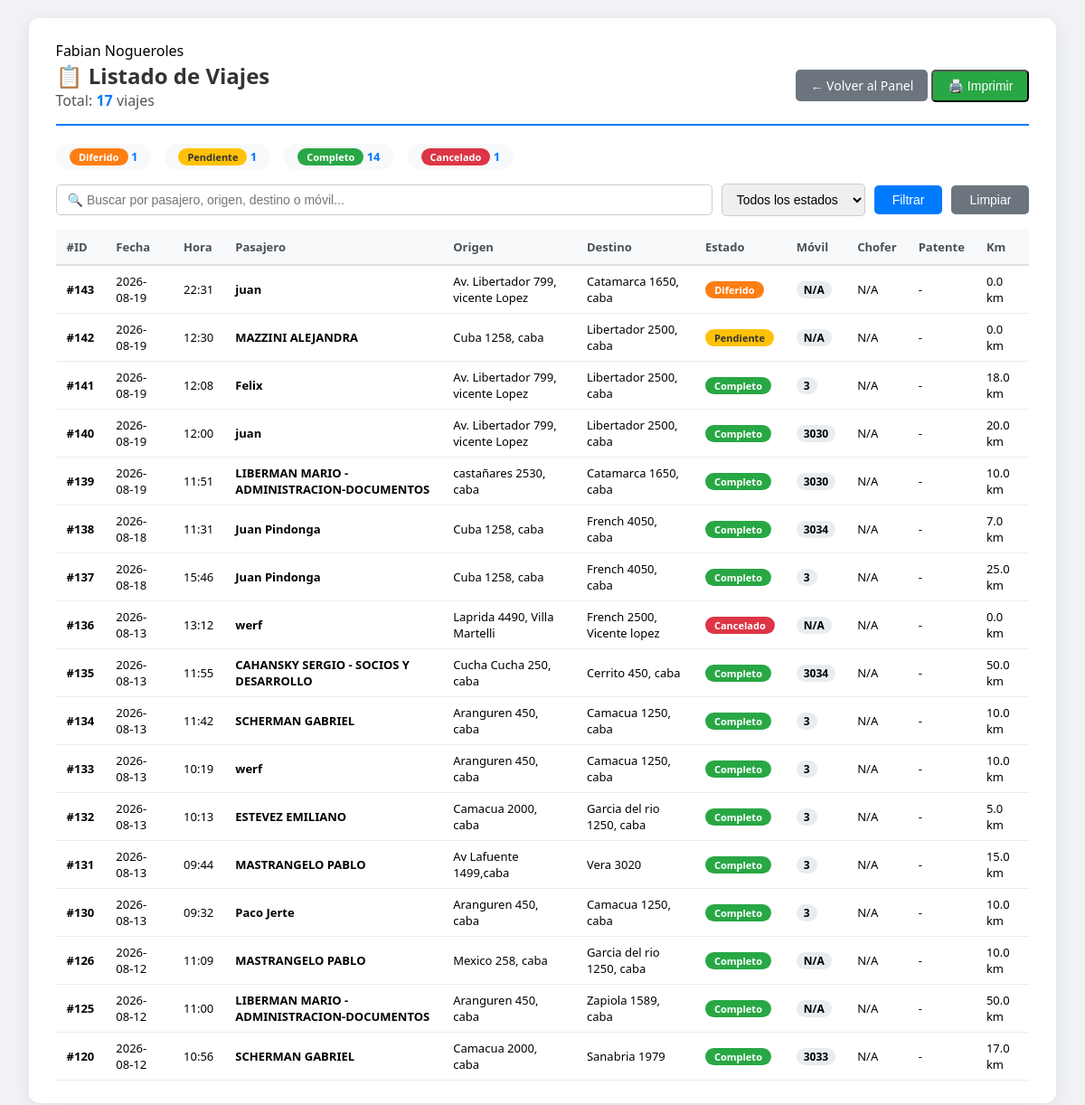
The app's page /php/contaduria/lista_viajes_completa.php (signed in) with its own data.
### tables this page shows
CREATE TABLE `usuarios` (
  `id` int(4) NOT NULL AUTO_INCREMENT,
  `nombre` varchar(50) NOT NULL,
  `telefono` int(10) NOT NULL,
  `email` varchar(50) NOT NULL,
  `password` varchar(100) NOT NULL,
  `permisos` varchar(15) NOT NULL,
  `estado` varchar(15) NOT NULL,
  `nom_apellido` varchar(50) NOT NULL,
  PRIMARY KEY (`id`)
);

CREATE TABLE `viajes_despacho` (
  `id` int(20) NOT NULL AUTO_INCREMENT,
  `cel_pasaj` int(10) NOT NULL,
  `nombre_pasaj` varchar(50) NOT NULL,
  `direccion_origen` varchar(70) NOT NULL,
  `direccion_destino` varchar(70) DEFAULT NULL,
  `obs_operador` varchar(500) NOT NULL,
  `obs_pasaj` varchar(500) NOT NULL,
  `estado` varchar(15) NOT NULL,
  `diferido` varchar(20) NOT NULL,
  `fecha` date DEFAULT NULL,
  `hora` varchar(11) DEFAULT NULL,
  `categoria_movil` varchar(15) NOT NULL,
  `origen_lat` decimal(10,8) DEFAULT NULL,
  `origen_lng` decimal(11,8) DEFAULT NULL,
  `destino_lat` decimal(10,8) DEFAULT NULL,
  `destino_lng` decimal(11,8) DEFAULT NULL,
  `cc` int(4) DEFAULT NULL,
  `centro_de_costo` int(4) DEFAULT NULL,
  `id_autorizante` int(11) DEFAULT NULL,
  `obs_viaje` varchar(255) NOT NULL,
  `id_chofer` int(4) NOT NULL,
  `asignado_a` int(4) DEFAULT 0,
  `fecha_asignacion` datetime DEFAULT NULL,
  `id_cc` int(4) DEFAULT NULL,
  `km_recorridos` decimal(10,2) NOT NULL,
  `peajes` decimal(5,2) NOT NULL,
  `tiempo_espera` int(10) NOT NULL,
  `observaciones_finalizacion` varchar(100) NOT NULL,
  `fecha_finalizacion` date DEFAULT NULL,
  `chofer_nombre_hist` varchar(100) DEFAULT NULL,
  `chofer_apellido_hist` varchar(100) DEFAULT NULL,
  `chofer_celular_hist` varchar(20) DEFAULT NULL,
  `vehiculo_marca_hist` varchar(50) DEFAULT NULL,
  `vehiculo_modelo_hist` varchar(50) DEFAULT NULL,
  `vehiculo_patente_hist` varchar(20) DEFAULT NULL,
  `vehiculo_color_hist` varchar(20) DEFAULT NULL,
  PRIMARY KEY (`id`)
);

### funciones/funciones.php (called while the page is built, shortened)
<?php
function nombre_usuario() {
    $id = $_SESSION['id_usuario'];
    $sql = "SELECT * FROM usuarios WHERE id = :id LIMIT 1";
    $pdo = conexion();
    $stmt = $pdo->prepare($sql);
    $stmt->bindParam(':id', $id, PDO::PARAM_INT);
    $stmt->execute();
    $row = $stmt->fetch(PDO::FETCH_ASSOC);
    return [
        'id' => $id,
        'nombre' => $row['nom_apellido'] ?? ''
    ];
}
function conexion()
{
    $host = 'localhost';
    $db   = 'app_viajes';
    $user = 'root';
    $pass = 'belgrado';
    try {
        $dsn = "mysql:host=$host;dbname=$db;charset=utf8mb4";
        $conn = new PDO($dsn, $user, $pass, [
            PDO::ATTR_ERRMODE => PDO::ERRMODE_EXCEPTION,
            PDO::ATTR_DEFAULT_FETCH_MODE => PDO::FETCH_ASSOC,
            PDO::MYSQL_ATTR_INIT_COMMAND => "SET NAMES utf8mb4"
        ]);
        return $conn;
    } catch (PDOException $e) {
        echo "Error de conexión: " . $e->getMessage();
    }
}
?>

### php/contaduria/lista_viajes_completa.php (the view, shortened to what this page needs)
<?php
include_once "../../funciones/funciones.php";
$conn = conexion();
$usuario = nombre_usuario();
$nombre_usuario = $usuario['nombre'];
$sql = "SELECT
            vd.id,
            vd.fecha,
            vd.hora,
            vd.nombre_pasaj,
            vd.direccion_origen,
            vd.direccion_destino,
            vd.estado,
            vd.asignado_a,
            vd.fecha_asignacion,
            vd.fecha_finalizacion,
            vd.km_recorridos,
            c.nombre AS chofer_nombre,
            c.apellido AS chofer_apellido,
            ve.patente AS vehiculo_patente,
            (SELECT movil FROM recorridos_viaje WHERE id_viaje = vd.id ORDER BY id DESC LIMIT 1) AS movil_historico
        FROM viajes_despacho vd
        LEFT JOIN choferes c ON c.movil = vd.asignado_a
        LEFT JOIN vehiculos ve ON ve.id_chofer = c.id
        ORDER BY vd.id DESC";
$stmt = $conn->prepare($sql);
$stmt->execute();
$viajes = $stmt->fetchAll(PDO::FETCH_ASSOC);
$estados = [];
foreach ($viajes as $v) {
    $estado = $v['estado'] ?? 'Sin estado';
    $estados[$estado] = ($estados[$estado] ?? 0) + 1;
}
?>
<!DOCTYPE html>
<html lang="es">
<head>
    <link rel="stylesheet" href="../../../css/estilos.css">
</head>
<body>
    <div class="container">
        <span <strong><?php echo $nombre_usuario ?></strong></span>
        <div class="header">
            <div>
                <h1>📋 Listado de Viajes</h1>
                <span class="total">Total: <strong><?= count($viajes) ?></strong> viajes</span>
            </div>
            <div class="no-print">
                <a href="../inicio_0.php" class="btn-volver">← Volver al Panel</a>
                <button class="btn-volver" onclick="window.print()" style="background:#28a745;">🖨️ Imprimir</button>
            </div>
        </div>
        <div class="estadisticas no-print">
            <?php foreach ($estados as $estado => $cantidad): ?>
                <span class="item">
                    <span class="badge-estado badge-<?= strtolower(str_replace(' ', '-', $estado)) ?>">
                        <?= $estado ?>
                    </span>
                    <span class="num"><?= $cantidad ?></span>
                </span>
            <?php endforeach; ?>
        </div>
        <div class="filtros no-print">
            <input type="text" id="buscar" placeholder="🔍 Buscar por pasajero, origen, destino o móvil...">
            <select id="filtro_estado">
                <option value="">Todos los estados</option>
            </select>
            <button onclick="aplicarFiltros()">Filtrar</button>
            <button onclick="resetFiltros()" style="background:#6c757d;">Limpiar</button>
        </div>
        <div class="tabla-container">
            <table>
                <thead>
                    <tr>
                        <th onclick="ordenarTabla(0)">#ID</th>
                        <th onclick="ordenarTabla(1)">Fecha</th>
                        <th onclick="ordenarTabla(2)">Hora</th>
                        <th onclick="ordenarTabla(3)">Pasajero</th>
                        <th onclick="ordenarTabla(4)">Origen</th>
                        <th onclick="ordenarTabla(5)">Destino</th>
                        <th onclick="ordenarTabla(6)">Estado</th>
                        <th onclick="ordenarTabla(7)">Móvil</th>
                        <th onclick="ordenarTabla(8)">Chofer</th>
                        <th onclick="ordenarTabla(9)">Patente</th>
                        <th onclick="ordenarTabla(10)">Km</th>
                    </tr>
                </thead>
                <tbody id="tabla-body">
                    <?php if (empty($viajes)): ?>
                        <tr class="empty-row">
                            <td colspan="11">No hay viajes registrados</td>
                        </tr>
                    <?php else: ?>
                        <?php foreach ($viajes as $v): ?>
                            <?php
                            $estadoClass = strtolower(str_replace(' ', '-', $v['estado'] ?? 'default'));
                            $movil = $v['asignado_a'];
                            if ($v['estado'] == 'Completo' && !empty($v['movil_historico'])) {
                                $movil = $v['movil_historico'];
                            }
                            $chofer = ($v['chofer_nombre'] ?? '') . ' ' . ($v['chofer_apellido'] ?? '');
                            $chofer = trim($chofer) ?: 'N/A';
                            ?>
                            <tr class="clickeable" onclick="verDetalle(<?= $v['id'] ?>)">
                                <td><strong>#<?= $v['id'] ?></strong></td>
                                <td><?= htmlspecialchars($v['fecha'] ?? '-') ?></td>
                                <td><?= htmlspecialchars($v['hora'] ?? '-') ?></td>
                                <td><strong><?= htmlspecialchars($v['nombre_pasaj'] ?? 'N/A') ?></strong></td>
                                <td><?= htmlspecialchars($v['direccion_origen'] ?? '-') ?></td>
                                <td><?= htmlspecialchars($v['direccion_destino'] ?? '-') ?></td>
                                <td>
                                    <span class="badge-estado badge-<?= $estadoClass ?>">
                                        <?= $v['estado'] ?? 'N/A' ?>
                                    </span>
                                </td>
                                <td>
                                    <span class="movil-badge"><?= $movil ?: 'N/A' ?></span>
                                </td>
                                <td><?= htmlspecialchars($chofer) ?></td>
                                <td><?= htmlspecialchars($v['vehiculo_patente'] ?? '-') ?></td>
                                <td><?= $v['km_recorridos'] ? number_format($v['km_recorridos'], 1) . ' km' : '-' ?></td>
                            </tr>
                        <?php endforeach; ?>
                    <?php endif; ?>
                </tbody>
            </table>
        </div>
    </div>
</body>
</html>

### css/estilos.css (style rules this page uses)
:root { --primary: #3498db; --success: #2ecc71; --warning: #f1c40f; --danger: #e74c3c; --dark: #2c3e50; --gray: #7f8c8d; --bg: #f4f6f9; }
* { margin: 0; padding: 0; box-sizing: border-box; }
body { font-family: Arial, sans-serif; background: var(--bg); }
.container { width: 98%; max-width: 1400px; margin: 30px auto; }
.filtros { text-align: center; margin-bottom: 15px; }
input, select { padding: 10px; border-radius: 6px; border: 1px solid #ccc; width: 100%; }
.filtros input, .filtros select, .filtros button { width: auto !important; }

### php/contaduria/lista_viajes_completa.php (style rules this page uses)
* { box-sizing: border-box; }
body { font-family: 'Segoe UI', Arial, sans-serif; background: #f0f2f5; padding: 20px; margin: 0; }
.container { max-width: 1400px; margin: 0 auto; background: #fff; padding: 25px 30px; border-radius: 12px; box-shadow: 0 4px 20px rgba(0, 0, 0, 0.08); }
.header { display: flex; justify-content: space-between; align-items: center; border-bottom: 2px solid #007bff; padding-bottom: 15px; margin-bottom: 20px; flex-wrap: wrap; }
.header h1 { margin: 0; font-size: 24px; color: #333; }
.header .total { font-size: 16px; color: #555; }
.header .total strong { color: #007bff; }
.btn-volver { display: inline-block; padding: 8px 16px; background: #6c757d; color: white; text-decoration: none; border-radius: 5px; font-size: 14px; }
.filtros { display: flex; gap: 10px; margin-bottom: 15px; flex-wrap: wrap; align-items: center; }
.filtros input[type="text"], .filtros select { padding: 8px 12px; border: 1px solid #ccc; border-radius: 5px; font-size: 14px; }
.filtros input[type="text"] { flex: 1; min-width: 200px; }
.filtros button { padding: 8px 20px; background: #007bff; color: white; border: none; border-radius: 5px; cursor: pointer; font-size: 14px; }
.badge-estado { display: inline-block; padding: 2px 10px; border-radius: 12px; font-size: 11px; font-weight: bold; color: #fff; min-width: 65px; text-align: center; }
.badge-pendiente { background: #ffc107; color: #333; }
.badge-diferido { background: #fd7e14; }
.badge-completo { background: #28a745; }
.badge-cancelado { background: #dc3545; }
.tabla-container { overflow-x: auto; margin-top: 10px; }
table { width: 100%; border-collapse: collapse; font-size: 13px; }
thead { background: #f8f9fa; border-bottom: 2px solid #dee2e6; }
thead th { padding: 10px 12px; text-align: left; font-weight: 600; color: #495057; white-space: nowrap; cursor: pointer; user-select: none; }
tbody tr { border-bottom: 1px solid #e9ecef; cursor: pointer; transition: background 0.15s; }
tbody tr.clickeable { cursor: pointer; }
tbody td { padding: 8px 12px; vertical-align: middle; }
tbody td .movil-badge { display: inline-block; background: #e9ecef; padding: 1px 8px; border-radius: 10px; font-size: 12px; font-weight: bold; }
.estadisticas { display: flex; gap: 15px; flex-wrap: wrap; margin-bottom: 15px; }
.estadisticas .item { background: #f8f9fa; padding: 5px 15px; border-radius: 20px; font-size: 13px; }
.estadisticas .item .num { font-weight: bold; color: #007bff; }

### records on screen
usuarios: nom_apellido "Fabian Nogueroles", id "1"
viajes_despacho: estado "Completo", cantidad "14", id "120", fecha "2026-08-12", hora "10:56", nombre_pasaj "SCHERMAN GABRIEL", direccion_origen "Camacua 2000, caba", direccion_destino "Sanabria 1979", movil "3033", chofer "N/A", vehiculo_patente "-", km_recorridos "17.0"
viajes_despacho: id "143", fecha "2026-08-19", hora "22:31", nombre_pasaj "juan", direccion_origen "Av. Libertador 799, vicente Lopez", direccion_destino "Catamarca 1650, caba", estado "Diferido", asignado_a "N/A", chofer "N/A", vehiculo_patente "-", km_recorridos "0.0"
viajes_despacho: id "142", fecha "2026-08-19", hora "12:30", nombre_pasaj "MAZZINI ALEJANDRA", direccion_origen "Cuba 1258, caba", direccion_destino "Libertador 2500, caba", estado "Pendiente", asignado_a "N/A", chofer "N/A", vehiculo_patente "-", km_recorridos "0.0"
viajes_despacho: id "141", fecha "2026-08-19", hora "12:08", nombre_pasaj "Felix", direccion_origen "Av. Libertador 799, vicente Lopez", direccion_destino "Libertador 2500, caba", estado "Completo", movil "3", chofer "N/A", vehiculo_patente "-", km_recorridos "18.0"
viajes_despacho: id "140", fecha "2026-08-19", hora "12:00", nombre_pasaj "juan", direccion_origen "Av. Libertador 799, vicente Lopez", direccion_destino "Libertador 2500, caba", estado "Completo", movil "3030", chofer "N/A", vehiculo_patente "-", km_recorridos "20.0"
viajes_despacho: id "139", fecha "2026-08-19", hora "11:51", nombre_pasaj "LIBERMAN MARIO - ADMINISTRACION-DOCUMENTOS", direccion_origen "castañares 2530, caba", direccion_destino "Catamarca 1650, caba", estado "Completo", movil "3030", chofer "N/A", vehiculo_patente "-", km_recorridos "10.0"
viajes_despacho: id "138", fecha "2026-08-18", hora "11:31", nombre_pasaj "Juan Pindonga", direccion_origen "Cuba 1258, caba", direccion_destino "French 4050, caba", estado "Completo", movil "3034", chofer "N/A", vehiculo_patente "-", km_recorridos "7.0"
viajes_despacho: id "137", fecha "2026-08-18", hora "15:46", nombre_pasaj "Juan Pindonga", direccion_origen "Cuba 1258, caba", direccion_destino "French 4050, caba", estado "Completo", movil "3", chofer "N/A", vehiculo_patente "-", km_recorridos "25.0"
viajes_despacho: id "136", fecha "2026-08-13", hora "13:12", nombre_pasaj "werf", direccion_origen "Laprida 4490, Villa Martelli", direccion_destino "French 2500, Vicente lopez", estado "Cancelado", asignado_a "N/A", chofer "N/A", vehiculo_patente "-", km_recorridos "0.0"
viajes_despacho: id "135", fecha "2026-08-13", hora "11:55", nombre_pasaj "CAHANSKY SERGIO - SOCIOS Y DESARROLLO", direccion_origen "Cucha Cucha 250, caba", direccion_destino "Cerrito 450, caba", estado "Completo", movil "3034", chofer "N/A", vehiculo_patente "-", km_recorridos "50.0"
viajes_despacho: id "134", fecha "2026-08-13", hora "11:42", nombre_pasaj "SCHERMAN GABRIEL", direccion_origen "Aranguren 450, caba", direccion_destino "Camacua 1250, caba", estado "Completo", movil "3", chofer "N/A", vehiculo_patente "-", km_recorridos "10.0"
viajes_despacho: id "133", fecha "2026-08-13", hora "10:19", nombre_pasaj "werf", direccion_origen "Aranguren 450, caba", direccion_destino "Camacua 1250, caba", estado "Completo", movil "3", chofer "N/A", vehiculo_patente "-", km_recorridos "10.0"
viajes_despacho: id "132", fecha "2026-08-13", hora "10:13", nombre_pasaj "ESTEVEZ EMILIANO", direccion_origen "Camacua 2000, caba", direccion_destino "Garcia del rio 1250, caba", estado "Completo", movil "3", chofer "N/A", vehiculo_patente "-", km_recorridos "5.0"
viajes_despacho: id "131", fecha "2026-08-13", hora "09:44", nombre_pasaj "MASTRANGELO PABLO", direccion_origen "Av Lafuente 1499,caba", direccion_destino "Vera 3020", estado "Completo", movil "3", chofer "N/A", vehiculo_patente "-", km_recorridos "15.0"
viajes_despacho: id "130", fecha "2026-08-13", hora "09:32", nombre_pasaj "Paco Jerte", direccion_origen "Aranguren 450, caba", direccion_destino "Camacua 1250, caba", estado "Completo", movil "3", chofer "N/A", vehiculo_patente "-", km_recorridos "10.0"
viajes_despacho: id "126", fecha "2026-08-12", hora "11:09", nombre_pasaj "MASTRANGELO PABLO", direccion_origen "Mexico 258, caba", direccion_destino "Garcia del rio 1250, caba", estado "Completo", movil "N/A", chofer "N/A", vehiculo_patente "-", km_recorridos "10.0"
viajes_despacho: id "125", fecha "2026-08-12", hora "11:00", nombre_pasaj "LIBERMAN MARIO - ADMINISTRACION-DOCUMENTOS", direccion_origen "Aranguren 450, caba", direccion_destino "Zapiola 1589, caba", estado "Completo", movil "N/A", chofer "N/A", vehiculo_patente "-", km_recorridos "50.0"

### other values on screen
count($viajes) "17"
$estado "Diferido"
$estado "Pendiente"
$estado "Cancelado"
